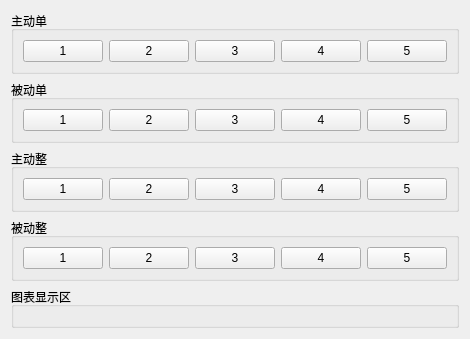
          <widget class="QWidget" name="tab_chart">
           <attribute name="title">
            <string>分析结果图表</string>
           </attribute>
           <layout class="QVBoxLayout" name="verticalLayout_10">
            <item>
             <widget class="QGroupBox" name="groupBox_5">
              <property name="sizePolicy">
               <sizepolicy hsizetype="Preferred" vsizetype="Minimum">
                <horstretch>0</horstretch>
                <verstretch>0</verstretch>
               </sizepolicy>
              </property>
              <property name="title">
               <string>主动单</string>
              </property>
              <layout class="QHBoxLayout" name="horizontalLayout_21">
               <item>
                <widget class="QPushButton" name="chart_zdd_1">
                 <property name="text">
                  <string>1</string>
                 </property>
                </widget>
               </item>
               <item>
                <widget class="QPushButton" name="chart_zdd_2">
                 <property name="text">
                  <string>2</string>
                 </property>
                </widget>
               </item>
               <item>
                <widget class="QPushButton" name="chart_zdd_3">
                 <property name="text">
                  <string>3</string>
                 </property>
                </widget>
               </item>
               <item>
                <widget class="QPushButton" name="chart_zdd_4">
                 <property name="text">
                  <string>4</string>
                 </property>
                </widget>
               </item>
               <item>
                <widget class="QPushButton" name="chart_zdd_5">
                 <property name="text">
                  <string>5</string>
                 </property>
                </widget>
               </item>
              </layout>
             </widget>
            </item>
            <item>
             <widget class="QGroupBox" name="groupBox_6">
              <property name="sizePolicy">
               <sizepolicy hsizetype="Preferred" vsizetype="Minimum">
                <horstretch>0</horstretch>
                <verstretch>0</verstretch>
               </sizepolicy>
              </property>
              <property name="title">
               <string>被动单</string>
              </property>
              <layout class="QHBoxLayout" name="horizontalLayout_22">
               <item>
                <widget class="QPushButton" name="chart_bdd_1">
                 <property name="text">
                  <string>1</string>
                 </property>
                </widget>
               </item>
               <item>
                <widget class="QPushButton" name="chart_bdd_2">
                 <property name="text">
                  <string>2</string>
                 </property>
                </widget>
               </item>
               <item>
                <widget class="QPushButton" name="chart_bdd_3">
                 <property name="text">
                  <string>3</string>
                 </property>
                </widget>
               </item>
               <item>
                <widget class="QPushButton" name="chart_bdd_4">
                 <property name="text">
                  <string>4</string>
                 </property>
                </widget>
               </item>
               <item>
                <widget class="QPushButton" name="chart_bdd_5">
                 <property name="text">
                  <string>5</string>
                 </property>
                </widget>
               </item>
              </layout>
             </widget>
            </item>
            <item>
             <widget class="QGroupBox" name="groupBox_7">
              <property name="sizePolicy">
               <sizepolicy hsizetype="Preferred" vsizetype="Minimum">
                <horstretch>0</horstretch>
                <verstretch>0</verstretch>
               </sizepolicy>
              </property>
              <property name="title">
               <string>主动整</string>
              </property>
              <layout class="QHBoxLayout" name="horizontalLayout_23">
               <item>
                <widget class="QPushButton" name="chart_zdz_1">
                 <property name="text">
                  <string>1</string>
                 </property>
                </widget>
               </item>
               <item>
                <widget class="QPushButton" name="chart_zdz_2">
                 <property name="text">
                  <string>2</string>
                 </property>
                </widget>
               </item>
               <item>
                <widget class="QPushButton" name="chart_zdz_3">
                 <property name="text">
                  <string>3</string>
                 </property>
                </widget>
               </item>
               <item>
                <widget class="QPushButton" name="chart_zdz_4">
                 <property name="text">
                  <string>4</string>
                 </property>
                </widget>
               </item>
               <item>
                <widget class="QPushButton" name="chart_zdz_5">
                 <property name="text">
                  <string>5</string>
                 </property>
                </widget>
               </item>
              </layout>
             </widget>
            </item>
            <item>
             <widget class="QGroupBox" name="groupBox_8">
              <property name="sizePolicy">
               <sizepolicy hsizetype="Preferred" vsizetype="Minimum">
                <horstretch>0</horstretch>
                <verstretch>0</verstretch>
               </sizepolicy>
              </property>
              <property name="title">
               <string>被动整</string>
              </property>
              <layout class="QHBoxLayout" name="horizontalLayout_24">
               <item>
                <widget class="QPushButton" name="chart_bdz_1">
                 <property name="text">
                  <string>1</string>
                 </property>
                </widget>
               </item>
               <item>
                <widget class="QPushButton" name="chart_bdz_2">
                 <property name="text">
                  <string>2</string>
                 </property>
                </widget>
               </item>
               <item>
                <widget class="QPushButton" name="chart_bdz_3">
                 <property name="text">
                  <string>3</string>
                 </property>
                </widget>
               </item>
               <item>
                <widget class="QPushButton" name="chart_bdz_4">
                 <property name="text">
                  <string>4</string>
                 </property>
                </widget>
               </item>
               <item>
                <widget class="QPushButton" name="chart_bdz_5">
                 <property name="text">
                  <string>5</string>
                 </property>
                </widget>
               </item>
              </layout>
             </widget>
            </item>
            <item>
             <widget class="QGroupBox" name="groupBox_chart">
              <property name="sizePolicy">
               <sizepolicy hsizetype="Preferred" vsizetype="Expanding">
                <horstretch>0</horstretch>
                <verstretch>0</verstretch>
               </sizepolicy>
              </property>
              <property name="title">
               <string>图表显示区</string>
              </property>
              <layout class="QVBoxLayout" name="verticalLayout_11">
               <item>
                <layout class="QHBoxLayout" name="chart_layout"/>
               </item>
              </layout>
             </widget>
            </item>
           </layout>
          </widget>
